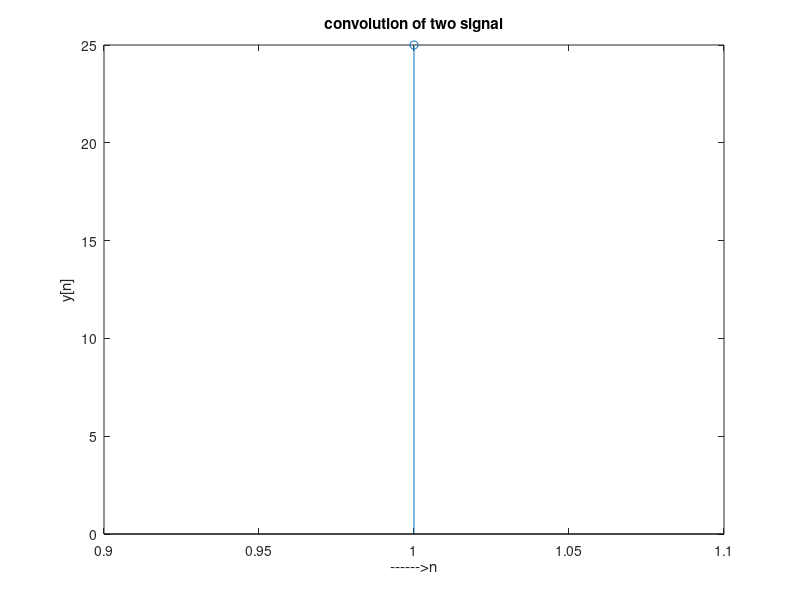

Recreate this plot in MATLAB.
x=input('Enter value of x: ');
h=input('Enter value of h: ');
N1=length(x);
N2=length(h);
X=[x,zeros(1,N2)];
H=[h,zeros(1,N1)];
for i=1: N1+N2-1
    y(i)=0;
    for j=1:N1
    if(i-j+1>0)
    y(i)=y(i)+X(j)*H(i-j+1);
     else
    end
  end
end
stem(y);
ylabel('y[n]');
xlabel('------>n');
title('convolution of two signal');
    
    